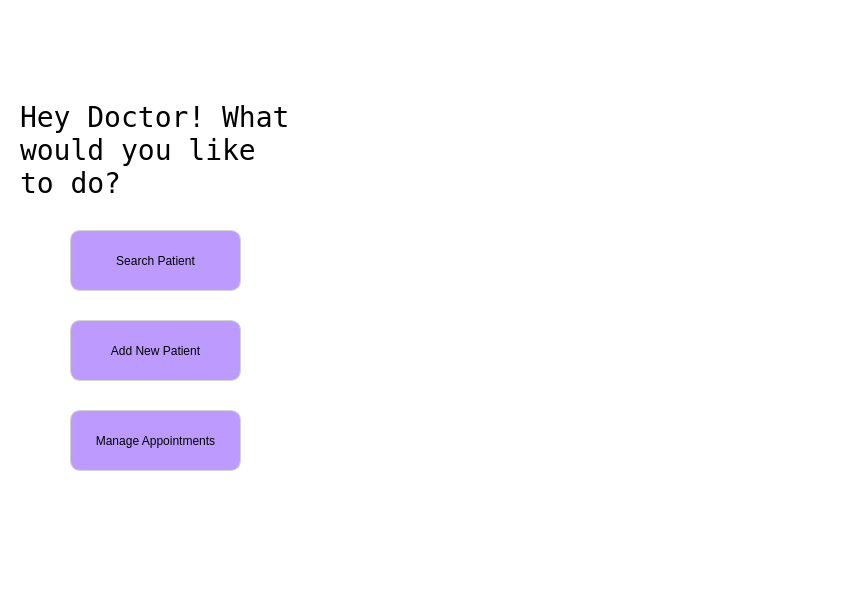
<?xml version="1.0" encoding="UTF-8"?>
<ui version="4.0">
 <class>DoctorDashboardWindow</class>
 <widget class="QDialog" name="DoctorDashboardWindow">
  <property name="geometry">
   <rect>
    <x>0</x>
    <y>0</y>
    <width>846</width>
    <height>608</height>
   </rect>
  </property>
  <property name="sizePolicy">
   <sizepolicy hsizetype="Fixed" vsizetype="Fixed">
    <horstretch>0</horstretch>
    <verstretch>0</verstretch>
   </sizepolicy>
  </property>
  <property name="palette">
   <palette>
    <active>
     <colorrole role="Window">
      <brush brushstyle="SolidPattern">
       <color alpha="255">
        <red>255</red>
        <green>255</green>
        <blue>255</blue>
       </color>
      </brush>
     </colorrole>
    </active>
    <inactive>
     <colorrole role="Window">
      <brush brushstyle="SolidPattern">
       <color alpha="255">
        <red>255</red>
        <green>255</green>
        <blue>255</blue>
       </color>
      </brush>
     </colorrole>
    </inactive>
    <disabled>
     <colorrole role="Base">
      <brush brushstyle="SolidPattern">
       <color alpha="255">
        <red>255</red>
        <green>255</green>
        <blue>255</blue>
       </color>
      </brush>
     </colorrole>
     <colorrole role="Window">
      <brush brushstyle="SolidPattern">
       <color alpha="255">
        <red>255</red>
        <green>255</green>
        <blue>255</blue>
       </color>
      </brush>
     </colorrole>
    </disabled>
   </palette>
  </property>
  <property name="windowTitle">
   <string>Sign Up</string>
  </property>
  <widget class="QWidget" name="centralwidget" native="true">
   <property name="geometry">
    <rect>
     <x>0</x>
     <y>0</y>
     <width>851</width>
     <height>541</height>
    </rect>
   </property>
   <property name="sizePolicy">
    <sizepolicy hsizetype="Fixed" vsizetype="Fixed">
     <horstretch>0</horstretch>
     <verstretch>0</verstretch>
    </sizepolicy>
   </property>
   <widget class="QLabel" name="background">
    <property name="geometry">
     <rect>
      <x>0</x>
      <y>0</y>
      <width>846</width>
      <height>600</height>
     </rect>
    </property>
    <property name="sizePolicy">
     <sizepolicy hsizetype="Fixed" vsizetype="Fixed">
      <horstretch>0</horstretch>
      <verstretch>0</verstretch>
     </sizepolicy>
    </property>
    <property name="sizeIncrement">
     <size>
      <width>0</width>
      <height>0</height>
     </size>
    </property>
    <property name="font">
     <font>
      <family>Arial</family>
      <pointsize>12</pointsize>
     </font>
    </property>
    <property name="text">
     <string/>
    </property>
    <property name="pixmap">
     <pixmap resource="Resources.qrc">:/new/images/Patientdashboard.png</pixmap>
    </property>
    <property name="scaledContents">
     <bool>true</bool>
    </property>
   </widget>
   <widget class="QPushButton" name="searchpatientButton">
    <property name="geometry">
     <rect>
      <x>70</x>
      <y>230</y>
      <width>171</width>
      <height>61</height>
     </rect>
    </property>
    <property name="styleSheet">
     <string notr="true">background-color: rgb(189, 155, 254);
    border: 1px solid #D3D3D3;
    border-radius: 10px;
    padding: 5px;
font-style: bold;
color: black;</string>
    </property>
    <property name="text">
     <string>Search Patient</string>
    </property>
   </widget>
   <widget class="QLabel" name="label">
    <property name="geometry">
     <rect>
      <x>20</x>
      <y>100</y>
      <width>281</width>
      <height>101</height>
     </rect>
    </property>
    <property name="font">
     <font>
      <family>Andale Mono</family>
      <pointsize>21</pointsize>
      <bold>false</bold>
     </font>
    </property>
    <property name="styleSheet">
     <string notr="true">color: black;</string>
    </property>
    <property name="text">
     <string>Hey Doctor! What would you like to do?</string>
    </property>
    <property name="wordWrap">
     <bool>true</bool>
    </property>
   </widget>
   <widget class="QPushButton" name="addpatientButton">
    <property name="geometry">
     <rect>
      <x>70</x>
      <y>320</y>
      <width>171</width>
      <height>61</height>
     </rect>
    </property>
    <property name="styleSheet">
     <string notr="true">background-color: rgb(189, 155, 254);
    border: 1px solid #D3D3D3;
    border-radius: 10px;
    padding: 5px;
font-style: bold;
color: black;</string>
    </property>
    <property name="text">
     <string>Add New Patient</string>
    </property>
   </widget>
   <widget class="QPushButton" name="manageappointmentsButton">
    <property name="geometry">
     <rect>
      <x>70</x>
      <y>410</y>
      <width>171</width>
      <height>61</height>
     </rect>
    </property>
    <property name="styleSheet">
     <string notr="true">background-color: rgb(189, 155, 254);
    border: 1px solid #D3D3D3;
    border-radius: 10px;
    padding: 5px;
font-style: bold;
color: black;</string>
    </property>
    <property name="text">
     <string>Manage Appointments</string>
    </property>
   </widget>
  </widget>
 </widget>
 <resources>
  <include location="Resources.qrc"/>
 </resources>
 <connections/>
</ui>
